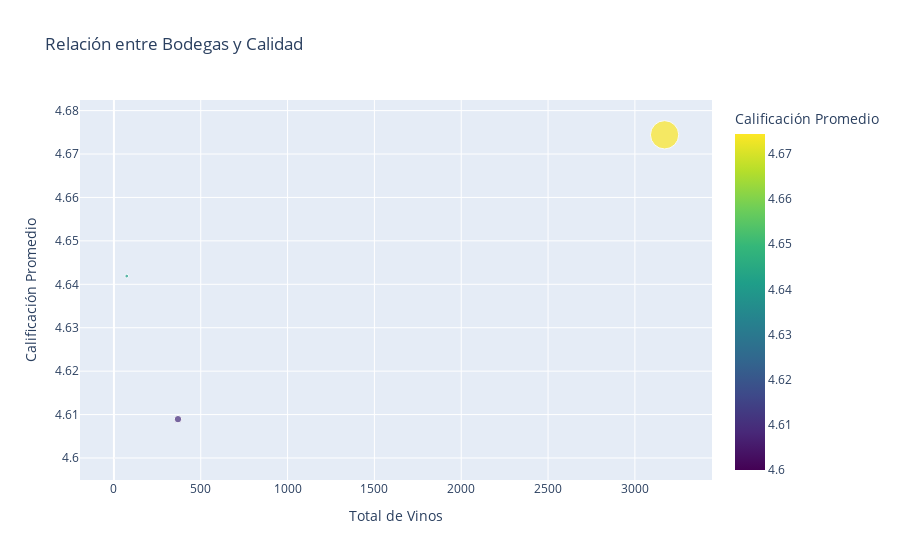

Write notebook code for a chart like this one.
### Code cell
fig = px.scatter(data_consulta31, 
                 x='total_wines', 
                 y='avg_rating', 
                 size='total_reviews', 
                 color='avg_rating',
                 hover_name='winery',
                 title='Relación entre Bodegas y Calidad',
                 labels={'total_wines': 'Total de Vinos', 'avg_rating': 'Calificación Promedio'},
                 color_continuous_scale='Viridis')

fig.update_layout(legend_title_text='Promedio de Calificación')
fig.show()

### Figure 1 — Plotly figure (JSON) as saved in the notebook; plotly's stock layout.template omitted (floating-point values rounded to 4 significant figures)
{"data": [{"hovertemplate": "<b>%{hovertext}</b><br><br>Total de Vinos=%{x}<br>Calificación Promedio=%{marker.color}<br>total_reviews=%{marker.size}<extra></extra>", "hovertext": ["Vega Sicilia", "Bodegas El Nido", "Dominio de Pingus", "Quinta de la Quietud", "Gonzalez-Byass"], "legendgroup": "", "marker": {"color": [4.674, 4.642, 4.609, 4.6, 4.6], "coloraxis": "coloraxis", "size": [3580424, 62194, 245986, 710, 166], "sizemode": "area", "sizeref": 8951.0, "symbol": "circle"}, "mode": "markers", "name": "", "orientation": "v", "showlegend": false, "type": "scatter", "x": [3171, 74, 369, 4, 4], "xaxis": "x", "y": [4.674, 4.642, 4.609, 4.6, 4.6], "yaxis": "y"}], "layout": {"coloraxis": {"colorbar": {"title": {"text": "Calificación Promedio"}}, "colorscale": [[0, "#440154"], [0.1111, "#482878"], [0.2222, "#3e4989"], [0.3333, "#31688e"], [0.4444, "#26828e"], [0.5556, "#1f9e89"], [0.6667, "#35b779"], [0.7778, "#6ece58"], [0.8889, "#b5de2b"], [1, "#fde725"]]}, "legend": {"itemsizing": "constant", "title": {"text": "Promedio de Calificación"}, "tracegroupgap": 0}, "title": {"text": "Relación entre Bodegas y Calidad"}, "xaxis": {"anchor": "y", "domain": [0, 1], "title": {"text": "Total de Vinos"}}, "yaxis": {"anchor": "x", "domain": [0, 1], "title": {"text": "Calificación Promedio"}}}}
